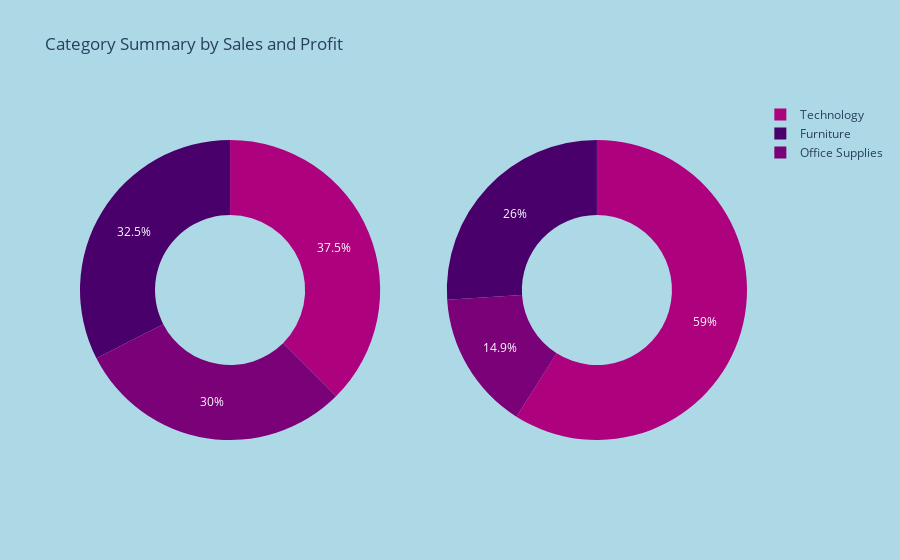

The notebook cell saved with this chart:
### Code cell
# Using a donut chart to visualize the category summary by sales and profit
# indicate which chart is for sales and which chart is for profit by using different colors and labels
fig1 = make_subplots(rows=1, cols=2, specs=[[{'type':'domain'}, {'type':'domain'}]])
fig1.add_trace(go.Pie(labels=category_summary['Category'], values=category_summary['Sales'], name='Sales', marker_colors=px.colors.sequential.RdPu_r), 1, 1)
fig1.add_trace(go.Pie(labels=category_summary['Category'], values=category_summary['Profit'], name='Profit', marker_colors=px.colors.sequential.RdPu_r), 1, 2)
fig1.update_traces(hole=.5, hoverinfo="label+percent+name")
fig1.update_layout(title_text="Category Summary by Sales and Profit")
fig1.update_layout(paper_bgcolor="lightblue")
fig1.show()

### Figure 1 — Plotly figure (JSON) as saved in the notebook; plotly's stock layout.template omitted (floating-point values rounded to 4 significant figures)
{"data": [{"domain": {"x": [0, 0.45], "y": [0, 1]}, "hole": 0.5, "hoverinfo": "label+percent+name", "labels": ["Furniture", "Office Supplies", "Technology"], "marker": {"colors": ["rgb(73,0,106)", "rgb(122,1,119)", "rgb(174,1,126)", "rgb(221,52,151)", "rgb(247,104,161)", "rgb(250,159,181)", "rgb(252,197,192)", "rgb(253,224,221)", "rgb(255,247,243)"]}, "name": "Sales", "type": "pie", "values": [4110884, 3787330, 4744691]}, {"domain": {"x": [0.55, 1], "y": [0, 1]}, "hole": 0.5, "hoverinfo": "label+percent+name", "labels": ["Furniture", "Office Supplies", "Technology"], "marker": {"colors": ["rgb(73,0,106)", "rgb(122,1,119)", "rgb(174,1,126)", "rgb(221,52,151)", "rgb(247,104,161)", "rgb(250,159,181)", "rgb(252,197,192)", "rgb(253,224,221)", "rgb(255,247,243)"]}, "name": "Profit", "type": "pie", "values": [28.88, 16.58, 65.45]}], "layout": {"paper_bgcolor": "lightblue", "title": {"text": "Category Summary by Sales and Profit"}}}
